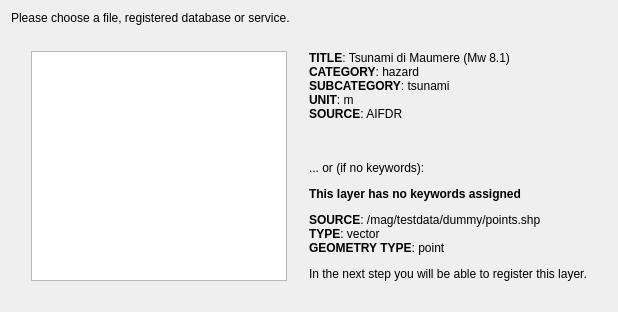
     <widget class="QWidget" name="pgF3bLayerDisk">
      <layout class="QVBoxLayout" name="verticalLayout_12">
       <item>
        <widget class="QLabel" name="label_10">
         <property name="text">
          <string>Please choose a file, registered database or service.</string>
         </property>
         <property name="wordWrap">
          <bool>true</bool>
         </property>
        </widget>
       </item>
       <item>
        <spacer name="verticalSpacer_33">
         <property name="orientation">
          <enum>Qt::Vertical</enum>
         </property>
         <property name="sizeType">
          <enum>QSizePolicy::Fixed</enum>
         </property>
         <property name="sizeHint" stdset="0">
          <size>
           <width>20</width>
           <height>20</height>
          </size>
         </property>
        </spacer>
       </item>
       <item>
        <layout class="QGridLayout" name="gridLayout_11">
         <item row="0" column="0">
          <spacer name="horizontalSpacer_29">
           <property name="orientation">
            <enum>Qt::Horizontal</enum>
           </property>
           <property name="sizeType">
            <enum>QSizePolicy::Fixed</enum>
           </property>
           <property name="sizeHint" stdset="0">
            <size>
             <width>20</width>
             <height>20</height>
            </size>
           </property>
          </spacer>
         </item>
         <item row="0" column="2">
          <spacer name="horizontalSpacer_28">
           <property name="orientation">
            <enum>Qt::Horizontal</enum>
           </property>
           <property name="sizeType">
            <enum>QSizePolicy::Fixed</enum>
           </property>
           <property name="sizeHint" stdset="0">
            <size>
             <width>16</width>
             <height>20</height>
            </size>
           </property>
          </spacer>
         </item>
         <item row="0" column="3">
          <widget class="QLabel" name="label_15">
           <property name="sizePolicy">
            <sizepolicy hsizetype="Expanding" vsizetype="Expanding">
             <horstretch>0</horstretch>
             <verstretch>0</verstretch>
            </sizepolicy>
           </property>
           <property name="styleSheet">
            <string notr="true">font-size:9pt;</string>
           </property>
           <property name="text">
            <string>&lt;html&gt;&lt;head/&gt;&lt;body&gt;&lt;p&gt;&lt;span style=&quot; font-weight:600;&quot;&gt;TITLE&lt;/span&gt;: Tsunami di Maumere (Mw 8.1)&lt;br/&gt;&lt;span style=&quot; font-weight:600;&quot;&gt;CATEGORY&lt;/span&gt;: hazard&lt;br/&gt;&lt;span style=&quot; font-weight:600;&quot;&gt;SUBCATEGORY&lt;/span&gt;: tsunami&lt;br/&gt;&lt;span style=&quot; font-weight:600;&quot;&gt;UNIT&lt;/span&gt;: m&lt;br/&gt;&lt;span style=&quot; font-weight:600;&quot;&gt;SOURCE&lt;/span&gt;: AIFDR &lt;br/&gt;&lt;br/&gt;&lt;/p&gt;&lt;p&gt;... or (if no keywords):&lt;/p&gt;&lt;p&gt;&lt;span style=&quot; font-weight:600;&quot;&gt;This layer has no keywords assigned&lt;/span&gt;&lt;/p&gt;&lt;p&gt;&lt;span style=&quot; font-weight:600;&quot;&gt;SOURCE&lt;/span&gt;: /mag/testdata/dummy/points.shp&lt;br/&gt;&lt;span style=&quot; font-weight:600;&quot;&gt;TYPE&lt;/span&gt;: vector&lt;br/&gt;&lt;span style=&quot; font-weight:600;&quot;&gt;GEOMETRY TYPE&lt;/span&gt;: point&lt;/p&gt;&lt;p&gt;In the next step you will be able to register this layer.&lt;/p&gt;&lt;/body&gt;&lt;/html&gt;</string>
           </property>
          </widget>
         </item>
         <item row="0" column="4">
          <spacer name="horizontalSpacer_30">
           <property name="orientation">
            <enum>Qt::Horizontal</enum>
           </property>
           <property name="sizeType">
            <enum>QSizePolicy::Fixed</enum>
           </property>
           <property name="sizeHint" stdset="0">
            <size>
             <width>20</width>
             <height>20</height>
            </size>
           </property>
          </spacer>
         </item>
         <item row="0" column="1">
          <widget class="QTreeView" name="tvBrowser">
           <attribute name="headerVisible">
            <bool>false</bool>
           </attribute>
          </widget>
         </item>
        </layout>
       </item>
       <item>
        <spacer name="verticalSpacer_34">
         <property name="orientation">
          <enum>Qt::Vertical</enum>
         </property>
         <property name="sizeType">
          <enum>QSizePolicy::Fixed</enum>
         </property>
         <property name="sizeHint" stdset="0">
          <size>
           <width>20</width>
           <height>20</height>
          </size>
         </property>
        </spacer>
       </item>
      </layout>
     </widget>
